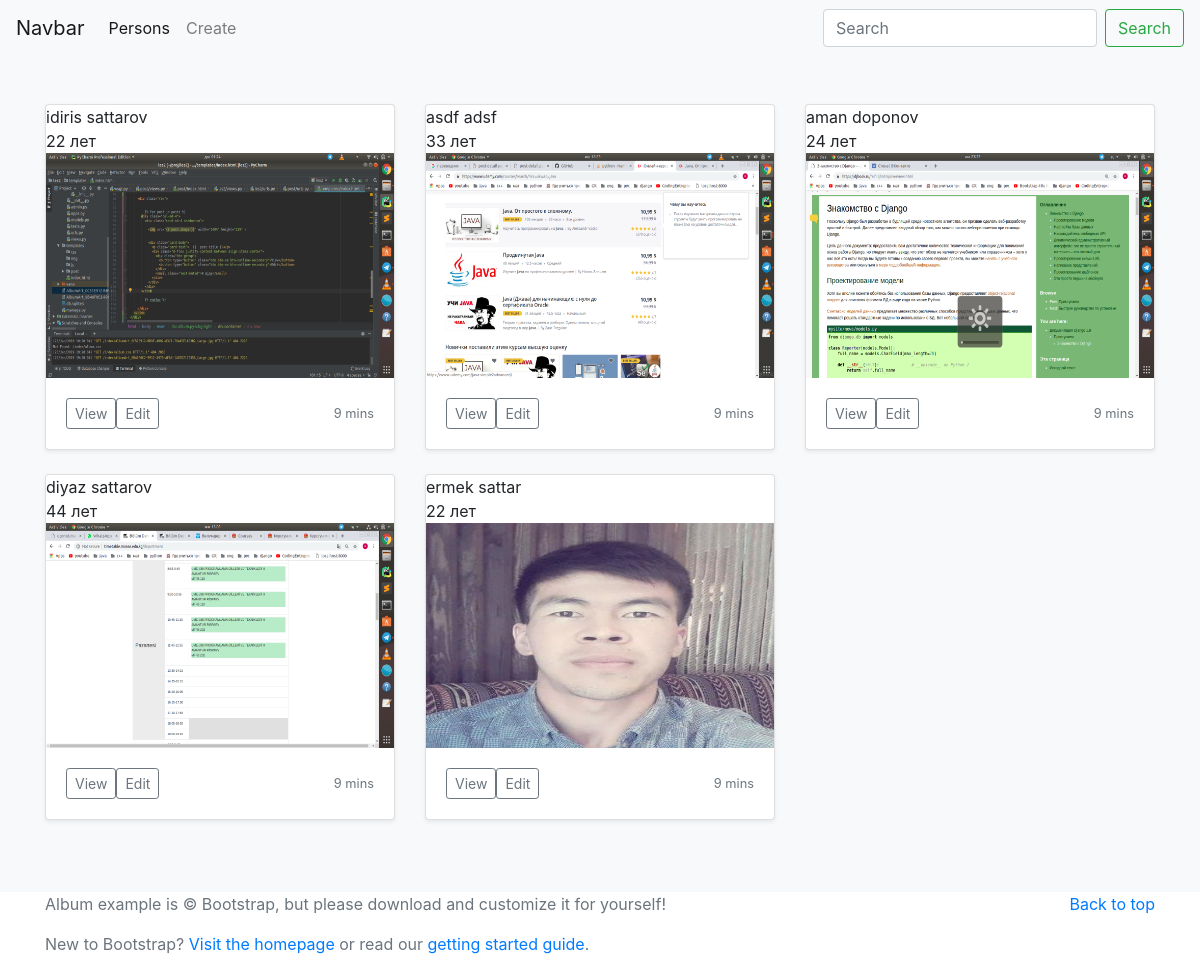
The app's page /persons/ with its own data.
### person/models.py (models this page shows, shortened)
class Person(models.Model):
    name = models.CharField(max_length=100)
    surname = models.CharField(max_length=100)
    age = models.DecimalField(decimal_places=0, max_digits=100)
    image = models.ImageField(blank=True)
    def get_absolute_url(self):
        return reverse('person_detail_view_url', kwargs={'name': self.name})

### person/views.py (the view)
# urls.py: path('persons/', person_view, name='person_view_url'),
def person_view(request):
    persons = Person.objects.all()
    return render(request, 'person/persons.html', context={'persons': persons})

### templates/person/persons.html
{% extends 'index.html' %}
{% block content %}
    <main role="main">
        <div class="album py-5 bg-light">
            <div class="container">
                <div class="row">
                    {% for person in persons %}
                        <div class="col-md-4">
                            <div class="card mb-4 shadow-sm">
                                 {{ person.name }}
                                {{ person.surname }}
                                <lable>{{ person.age }} лет</lable>
                                <img src="{{ person.image.url }}" width="100%" height="225">
                                <div class="card-body">
                                    <div class="d-flex justify-content-between align-items-center">
                                        <div class="btn-group">
                                            <a href="{{ person.get_absolute_url}}">
                                                <button type="button" class="btn btn-sm btn-outline-secondary">View
                                                </button>
                                            </a>
                                            <a href="#">
                                                <button type="button" class="btn btn-sm btn-outline-secondary">Edit
                                                </button>
                                            </a>
                                        </div>
                                        <small class="text-muted">9 mins</small>
                                    </div>
                                </div>
                            </div>
                        </div>
                    {% endfor %}
                </div>
            </div>
        </div>
    </main>
{% endblock %}

### templates/index.html (shortened to what this page needs)
{% load static %}
<!DOCTYPE html>
<html lang="en">
<head>
    <link rel="stylesheet" href="{% static 'css/bootstrap.css' %}" type="text/css">
    <link rel="stylesheet" href="{% static 'css/bootstrap.min.css' %}" type="text/css">
</head>
<body>
<nav class="navbar navbar-expand-lg navbar-light bg-light">
    <a class="navbar-brand" href="{% url 'index_url' %}">Navbar</a>
    <div class="collapse navbar-collapse" id="navbarTogglerDemo02">
        <ul class="navbar-nav mr-auto mt-2 mt-lg-0">
            <li class="nav-item active">
                <a class="nav-link" href="{% url 'person_view_url' %}">Persons</a>
            </li>
            <li class="nav-item">
                <a class="nav-link" href="{% url 'person_create_url' %}" tabindex="-1" aria-disabled="true">Create</a>
            </li>
        </ul>
        <form class="form-inline my-2 my-lg-0">
            <input class="form-control mr-sm-2" type="search" placeholder="Search">
            <button class="btn btn-outline-success my-2 my-sm-0" type="submit">Search</button>
        </form>
    </div>
</nav>
{% block content %}
{% endblock %}
<footer class="text-muted">
    <div class="container">
        <p class="float-right">
            <a href="#">Back to top</a>
        </p>
        <p>Album example is © Bootstrap, but please download and customize it for yourself!</p>
        <p>New to Bootstrap? <a href="https://getbootstrap.com/">Visit the homepage</a> or read our <a
                href="/docs/4.2/getting-started/introduction/">getting started guide</a>.</p>
    </div>
</footer>
</body>
</html>

### records on screen
Person: name "idiris", surname "sattarov", age "22", image (picture)
Person: name "asdf", surname "adsf", age "33", image (picture)
Person: name "aman", surname "doponov", age "24", image (picture)
Person: name "diyaz", surname "sattarov", age "44", image (picture)
Person: name "ermek", surname "sattar", age "22", image (picture)
